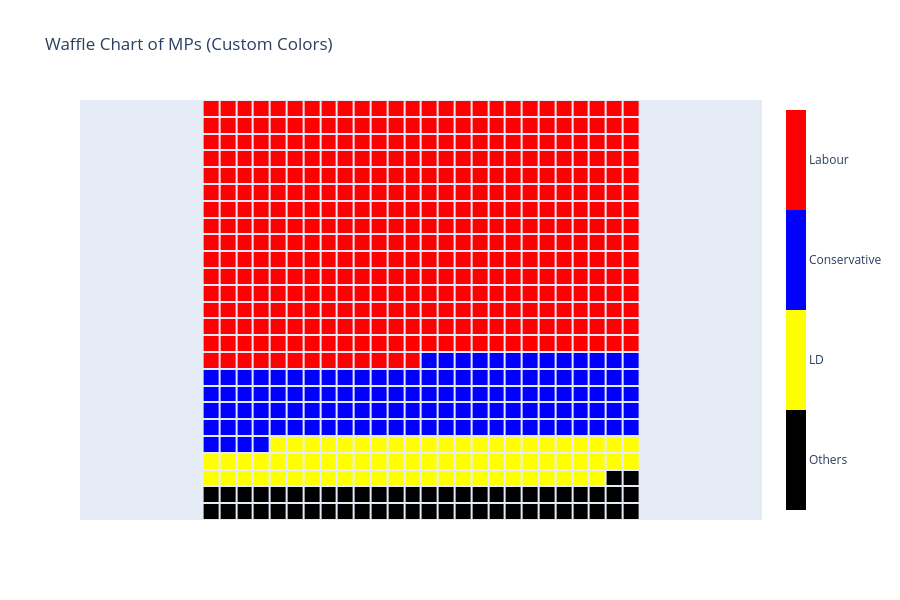

Notebook source saved alongside this figure:
### Markdown cell above
## Waffle Chart - Example 2 (with `local_colors`)

### Code cell
fig_waffle = pxx.waffle(df=waffle_df, 
                       categories_col='Party', 
                       values_col='Seats',
                       title='Waffle Chart of MPs (Custom Colors)',
                       local_colors=['black', 'yellow', 'blue', 'red']
                       )
fig_waffle.show()

### Figure 1 — Plotly figure (JSON) as saved in the notebook; plotly's stock layout.template omitted (floating-point values rounded to 4 significant figures; data arrays with more than 128 entries replaced by an {"elided": "..."} marker saying what was removed)
{"data": [{"autocolorscale": false, "colorbar": {"outlinecolor": "black", "outlinewidth": 0, "thickness": 20, "ticktext": ["Others", "LD", "Conservative", "Labour"], "tickvals": [0.375, 1.125, 1.875, 2.625]}, "colorscale": [[0, "black"], [0.25, "black"], [0.25, "yellow"], [0.5, "yellow"], [0.5, "blue"], [0.75, "blue"], [0.75, "red"], [1, "red"]], "type": "heatmap", "xgap": 2, "ygap": 2, "z": {"elided": "25x26 int values"}}], "layout": {"height": 600, "title": {"text": "Waffle Chart of MPs (Custom Colors)"}, "xaxis": {"showgrid": false, "showticklabels": false, "zeroline": false}, "yaxis": {"scaleanchor": "x", "showgrid": false, "showticklabels": false, "zeroline": false}}}
